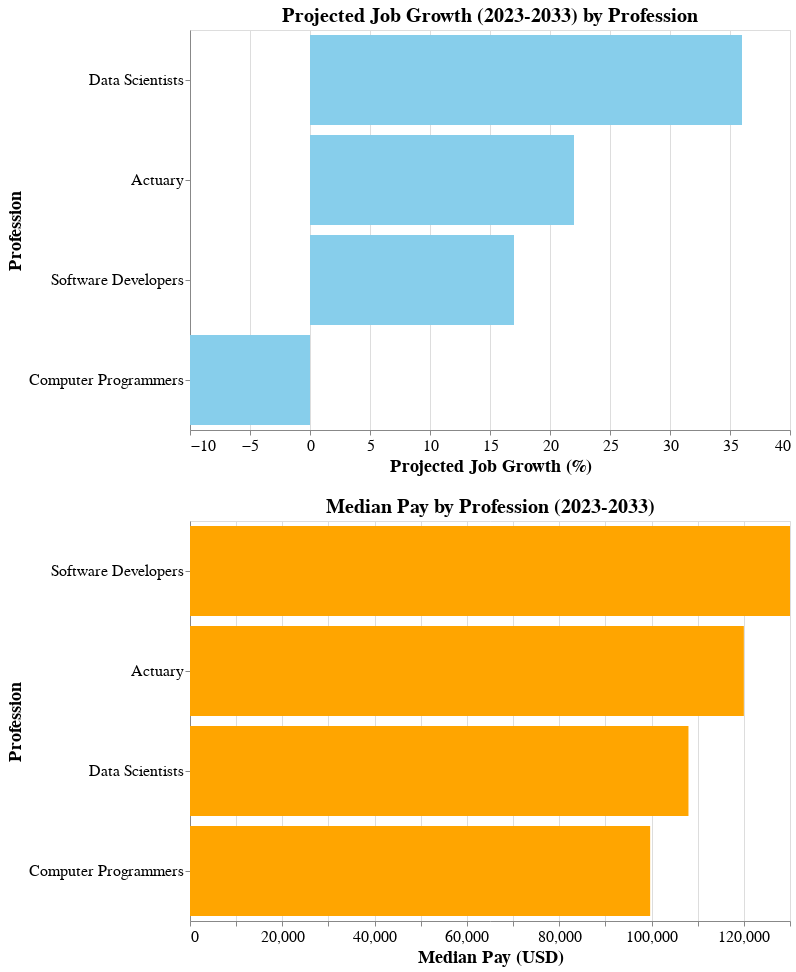

Notebook source saved alongside this figure:
### Code cell
import altair as alt
import pandas as pd

# Data for the chart
data = pd.DataFrame({
    'Profession': ['Computer Programmers', 'Software Developers', 'Actuary', 'Data Scientists'],
    'Projected Growth (%)': [-10, 17, 22, 36],
    'Median Pay (USD)': [99700, 130000, 120000, 108000]
})

# Base font size for the charts
base_font_size = 16

# Chart for Projected Growth
growth_chart = alt.Chart(data).mark_bar(color='skyblue').encode(
    x=alt.X('Projected Growth (%)', title='Projected Job Growth (%)', axis=alt.Axis(labelFontSize=base_font_size, titleFontSize=base_font_size + 2)),
    y=alt.Y('Profession', sort='-x', title='Profession', axis=alt.Axis(labelFontSize=base_font_size, titleFontSize=base_font_size + 2)),
    tooltip=['Profession', 'Projected Growth (%)']
).properties(
    title=alt.TitleParams(text='Projected Job Growth (2023-2033) by Profession', fontSize=base_font_size + 4),
    width=600,
    height=400
)

# Chart for Median Pay
pay_chart = alt.Chart(data).mark_bar(color='orange').encode(
    x=alt.X('Median Pay (USD)', title='Median Pay (USD)', axis=alt.Axis(labelFontSize=base_font_size, titleFontSize=base_font_size + 2)),
    y=alt.Y('Profession', sort='-x', title='Profession', axis=alt.Axis(labelFontSize=base_font_size, titleFontSize=base_font_size + 2)),
    tooltip=['Profession', 'Median Pay (USD)']
).properties(
    title=alt.TitleParams(text='Median Pay by Profession (2023-2033)', fontSize=base_font_size + 4),
    width=600,
    height=400
)

# Save the charts as PNG
growth_chart.save('posts/welcome/projected_job_growth_chart.png', format='png')
pay_chart.save('posts/welcome/median_pay_chart.png', format='png')

# Display the charts
growth_chart & pay_chart

### Figure 1 — Vega-Lite specification as saved in the notebook (floating-point values rounded to 4 significant figures)
{"config": {"view": {"continuousWidth": 300, "continuousHeight": 300}}, "vconcat": [{"mark": {"type": "bar", "color": "skyblue"}, "encoding": {"tooltip": [{"field": "Profession", "type": "nominal"}, {"field": "Projected Growth (%)", "type": "quantitative"}], "x": {"axis": {"labelFontSize": 16, "titleFontSize": 18}, "field": "Projected Growth (%)", "title": "Projected Job Growth (%)", "type": "quantitative"}, "y": {"axis": {"labelFontSize": 16, "titleFontSize": 18}, "field": "Profession", "sort": "-x", "title": "Profession", "type": "nominal"}}, "height": 400, "title": {"text": "Projected Job Growth (2023-2033) by Profession", "fontSize": 20}, "width": 600}, {"mark": {"type": "bar", "color": "orange"}, "encoding": {"tooltip": [{"field": "Profession", "type": "nominal"}, {"field": "Median Pay (USD)", "type": "quantitative"}], "x": {"axis": {"labelFontSize": 16, "titleFontSize": 18}, "field": "Median Pay (USD)", "title": "Median Pay (USD)", "type": "quantitative"}, "y": {"axis": {"labelFontSize": 16, "titleFontSize": 18}, "field": "Profession", "sort": "-x", "title": "Profession", "type": "nominal"}}, "height": 400, "title": {"text": "Median Pay by Profession (2023-2033)", "fontSize": 20}, "width": 600}], "data": {"name": "data-5aec667f6d8097e7a67eb724a05fe5cc"}, "$schema": "https://vega.github.io/schema/vega-lite/v5.20.1.json", "datasets": {"data-5aec667f6d8097e7a67eb724a05fe5cc": [{"Profession": "Computer Programmers", "Projected Growth (%)": -10, "Median Pay (USD)": 99700}, {"Profession": "Software Developers", "Projected Growth (%)": 17, "Median Pay (USD)": 130000}, {"Profession": "Actuary", "Projected Growth (%)": 22, "Median Pay (USD)": 120000}, {"Profession": "Data Scientists", "Projected Growth (%)": 36, "Median Pay (USD)": 108000}]}}
